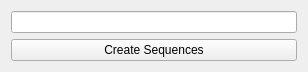
<?xml version="1.0" encoding="UTF-8"?>
<ui version="4.0">
 <class>ListSeq</class>
 <widget class="QWidget" name="ListSeq">
  <property name="geometry">
   <rect>
    <x>0</x>
    <y>0</y>
    <width>308</width>
    <height>67</height>
   </rect>
  </property>
  <property name="windowTitle">
   <string>Form</string>
  </property>
  <layout class="QVBoxLayout" name="verticalLayout">
   <item>
    <widget class="QLineEdit" name="lin_seqs"/>
   </item>
   <item>
    <widget class="QSplitter" name="splitter">
     <property name="orientation">
      <enum>Qt::Horizontal</enum>
     </property>
     <widget class="QPushButton" name="btn_add">
      <property name="text">
       <string>Create Sequences</string>
      </property>
     </widget>
    </widget>
   </item>
  </layout>
 </widget>
 <resources/>
 <connections/>
</ui>
